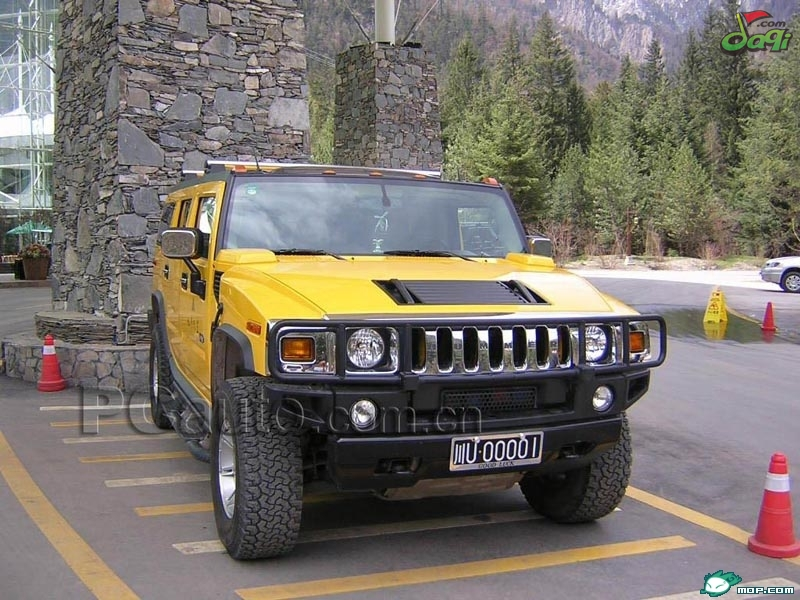
//> input picture Jie Li/plate_location_pi_liang/car_with_plate/(8).jpg, 800 x 600 px, given in place of (0).jpg, which was not available
$ ./源   (built with g++ and OpenCV 4)
//> lines starting //> are read from the running program, lines starting //| are printed output that depends on the picture; after the words box and inside, x2 and y2 are one past the last pixel; in counts of white or black regions, pixels touching at a corner belong together; pictures that were not available may be replaced by others from this repository, and a replacement may not be noted
//#include "stdafx.h"//此程序由人脸识别更改，准确率不错
#include "opencv2\opencv.hpp"
#include <iostream>
using namespace std;
using namespace cv;
char a[1000], b[1000];
int main()
{
	string xmlPath = "cascade.xml";
	CascadeClassifier ccf;   //创建分类器对象
	cv::Mat imag;
	for (unsigned int i = 0;i < 236;i++) {
		sprintf_s(a, "car_with_plate/(%d).jpg", i);//路径可以是与源代码相同层或绝对路径
		Mat img = cv::imread(a, 3);
//> img is the input picture: 600 rows x 800 cols, CV_8UC3; mean B, G, R 107, 114.8, 121
		//Mat img = imread("8.jpg");
		//imshow("原图", img);
		if (!ccf.load(xmlPath))   //加载训练文件
		{
			cout << "不能加载指定的xml文件" << endl;
			return 0;
		}
		vector<Rect> faces;  //创建一个容器保存检测出来的脸
		Mat gray;
		cvtColor(img, gray, CV_BGR2GRAY); //转换成灰度图，因为harr特征从灰度图中提取
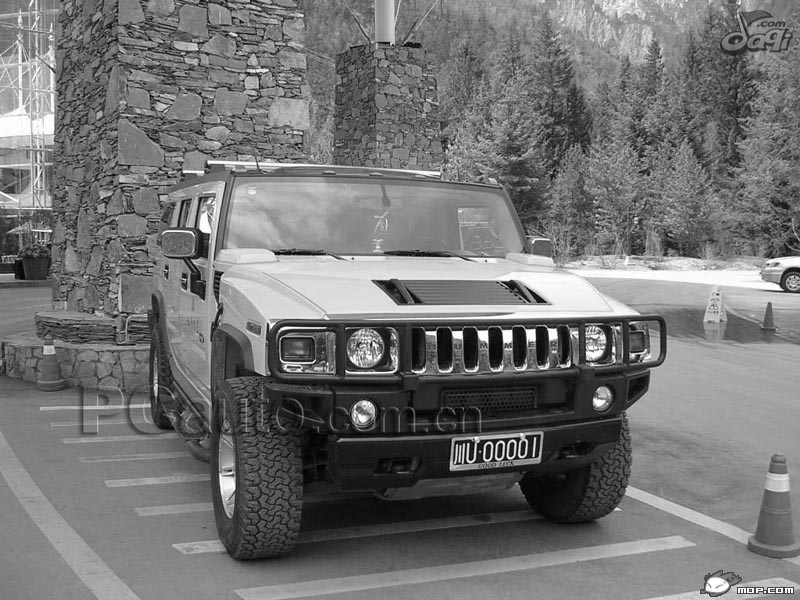
//> gray: 600 rows x 800 cols, CV_8UC1; min 0, max 255, mean 115.8
		equalizeHist(gray, gray);  //直方图均衡行
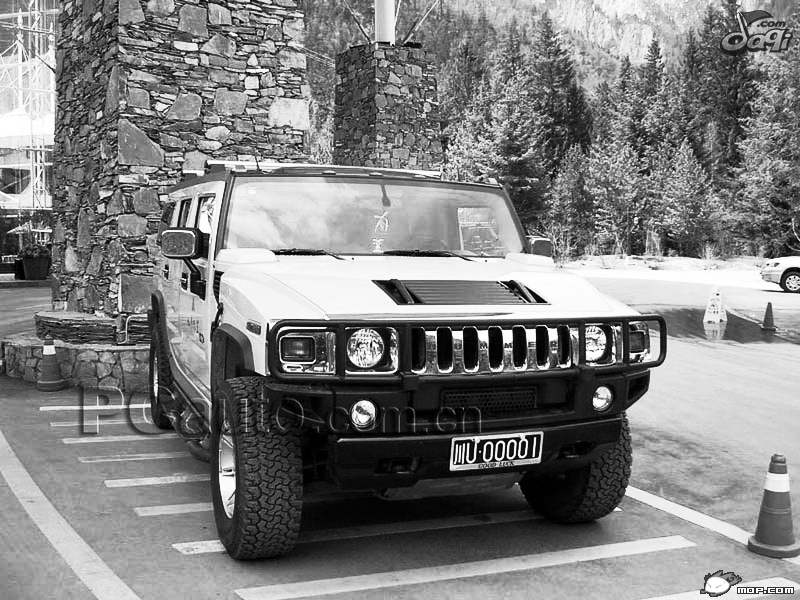
//> gray: 600 rows x 800 cols, CV_8UC1; min 0, max 255, mean 128.3
		ccf.detectMultiScale(gray, faces, 1.1, 3, 0, Size(0, 10), Size(1000, 100)); //检测人脸
//> faces = 2 Rects (x, y, width, height): [448, 438, 93, 24], [344, 318, 235, 60]
		for (vector<Rect>::const_iterator iter = faces.begin();iter != faces.end();iter++)
		{
			rectangle(img, *iter, Scalar(0, 0, 255), 2, 8); //画出脸部矩形
		}
//> this loop made 2 passes
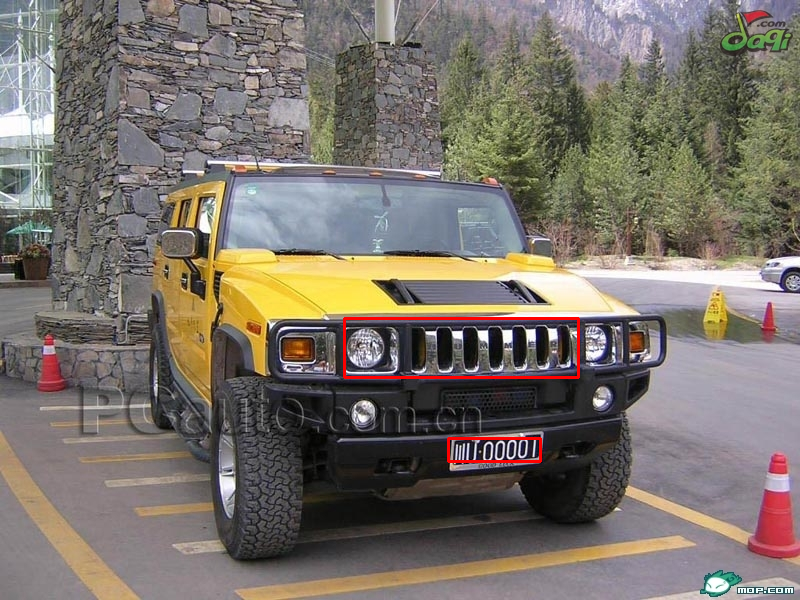
//> img: 600 rows x 800 cols, CV_8UC3; 0.51% of pixels changed, all inside (x1, y1, x2, y2) = (343, 317, 580, 463)
//> (the run ends here: the program stops with an error, at `cvtColor(img, gray, CV_BGR2GRAY);`)
